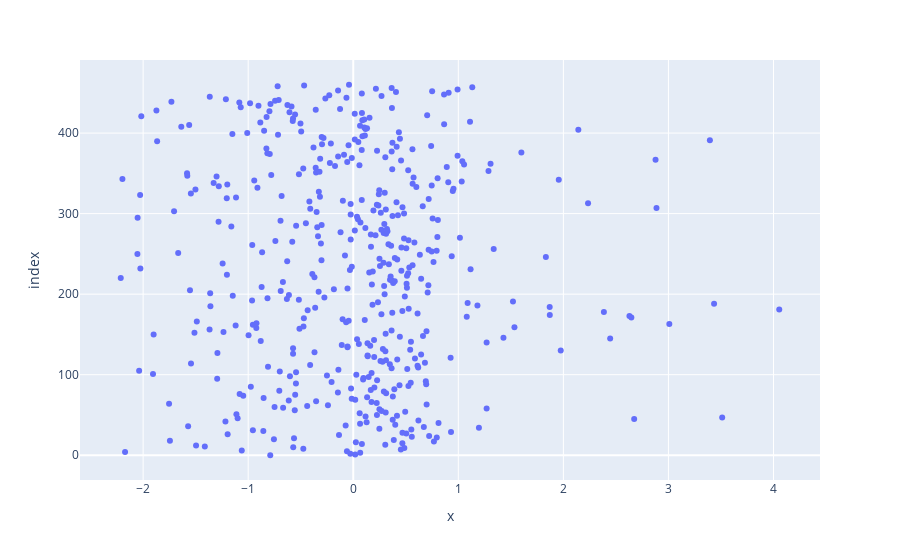

Notebook code for this chart:
### Code cell
px.scatter(x[:, 1], x[:, 2])

### Figure 1 — Plotly figure (JSON) as saved in the notebook; plotly's stock layout.template omitted (floating-point values rounded to 4 significant figures; data arrays with more than 128 entries replaced by an {"elided": "..."} marker saying what was removed)
{"data": [{"hovertemplate": "x=%{x}<br>index=%{y}<extra></extra>", "legendgroup": "", "marker": {"color": "#636efa", "symbol": "circle"}, "mode": "markers", "name": "", "orientation": "h", "showlegend": false, "type": "scatter", "x": {"elided": "461 float values"}, "xaxis": "x", "y": {"elided": "461 int values"}, "yaxis": "y"}], "layout": {"autosize": true, "legend": {"tracegroupgap": 0}, "margin": {"t": 60}, "xaxis": {"anchor": "y", "autorange": true, "domain": [0, 1], "range": [-2.587, 4.429], "title": {"text": "x"}, "type": "linear"}, "yaxis": {"anchor": "x", "autorange": true, "domain": [0, 1], "range": [-35.62, 495.6], "title": {"text": "index"}, "type": "linear"}}}
